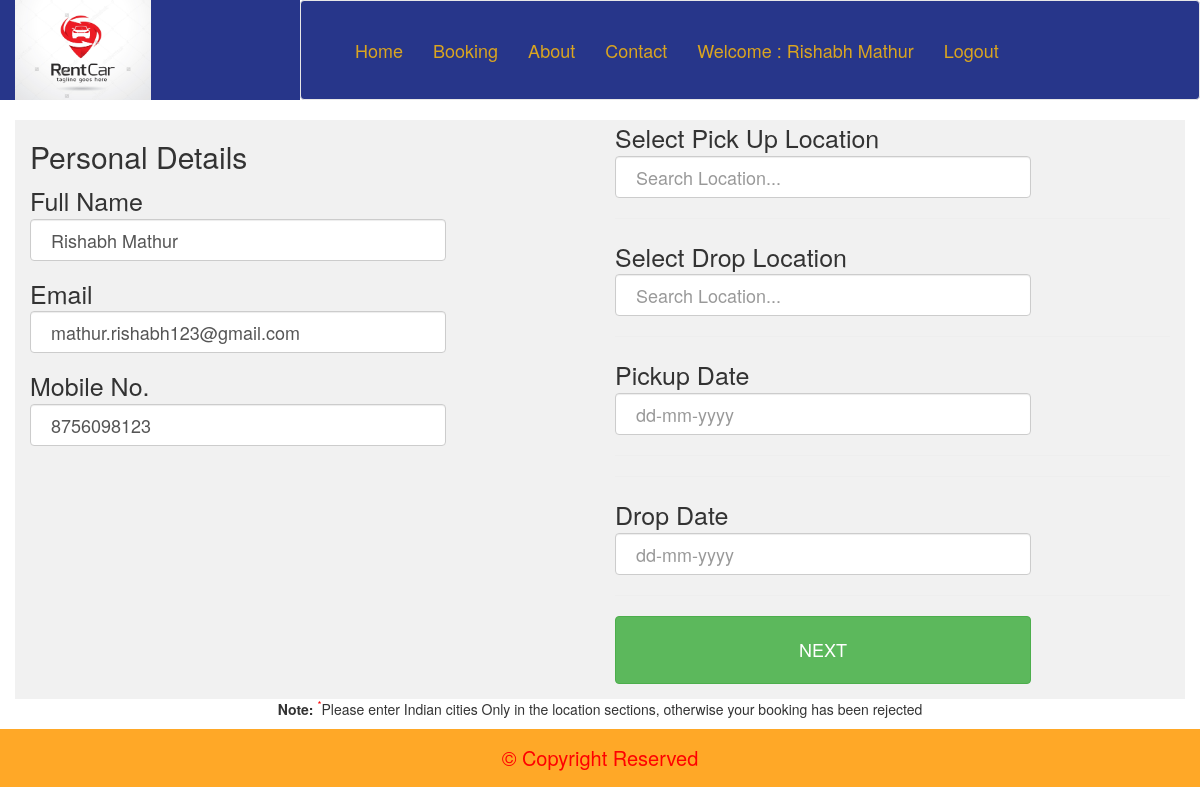
Page /pickup_time.php (signed in) on the committed database.
### tables this page shows
CREATE TABLE IF NOT EXISTS `userdetails` (
  `id` int(20) NOT NULL AUTO_INCREMENT,
  `name` varchar(255) NOT NULL,
  `email` varchar(255) NOT NULL,
  `mobile` bigint(15) NOT NULL,
  `password` varchar(255) NOT NULL,
  PRIMARY KEY (`id`)
);

### pickup_time.php (the view, shortened to what this page needs)
<?php
    include('header.php');
    include('connect.php');
    if(isset($_SESSION['user'])){
?><body onload="document.details.address.focus();">
   <div class="container">
       <div class="row"><form action="" method="post" name="details" autocomplete="off">
       <?php
            $sqli = "select * from userdetails where email = '".$_SESSION['user']."'";
            $run = mysqli_query($conn, $sqli);
            while ($data = mysqli_fetch_array($run)){
        ?>
       <div class="col-md-6 column">
                      <h2>Personal Details</h2>
               <div class="form-group">
                   <lable>Full Name </lable>
                   <input type="text" class="form-control" name="name" value="<?php echo $data['name']; ?>" required="">
               </div>
               <div class="form-group">
                   <lable>Email </lable>
                   <input type="email" class="form-control" name="email" value="<?php echo $data['email']; ?>" required="">
               </div>
               <div class="form-group">
                   <lable>Mobile No. </lable>
                   <input type="text" class="form-control" name="mobile" value="<?php echo $data['mobile']; ?>" required="">
               </div>
           </div>
           <?php  } ?>
           <div class="col-md-6">
        <div class="form-group">
           <lable>Select Pick Up Location</lable>
            <input type="text" class="form-control" placeholder="Search Location..." name="address" id="search_address" required="">
        </div>
        <hr>
        <div class="form-group">
            <lable>Select Drop Location</lable>
            <input type="text" class="form-control" placeholder="Search Location..." name="Drop_location" id="search_address" required="">
        </div><hr>
        <div class="form-group">
            <lable>Pickup Date</lable>
            <input type="text" class="form-control" name="pick_date" required="" id="date" placeholder="dd-mm-yyyy">
        </div>
        <hr>
        <hr>
        <div class="form-group">
            <lable>Drop Date</lable>
            <input type="text" class="form-control" name="drop_date" required="" id="date1" placeholder="dd-mm-yyyy">
        </div>
        <hr>
        <div class="form-group">
            <input type="submit" class="btn btn-success" value="NEXT" name="submit">
        </div>
           </div>
           </form>
    </div>
</div>
        <center><p><b>Note: </b><sup style="color: red;">*</sup>Please enter Indian cities Only in the location sections, otherwise your booking has been rejected</p></center>
        </body>
<?php
    include('footer.php');
    }
else{
    echo "<script>
            alert('Please login First');
            window.location.href = 'UserSignIn.php';
        </script>";
}
?>

### header.php (shortened to what this page needs)
  <html>
   <head>
     <link rel="stylesheet" href="https://use.fontawesome.com/releases/v5.8.2/css/all.css">
  <link rel="stylesheet" href="https://maxcdn.bootstrapcdn.com/bootstrap/3.3.7/css/bootstrap.min.css">
       <link rel="stylesheet" type="text/css" href="https://cdnjs.cloudflare.com/ajax/libs/animate.css/3.7.0/animate.min.css">
       <link rel="stylesheet" href="jquery-ui-1.12.1/jquery-ui.css">
       <link rel="stylesheet" href="jquery-ui-1.12.1/jquery-ui.structure.css">
       <link rel="stylesheet" href="jquery-ui-1.12.1/jquery-ui.theme.css">
<link rel="stylesheet" href="style.css">
   </head>
   <body>
        <div class="container-fluid">
           <div class="row">
               <div class="col-md-3 logo">
                   <a href="index.php"><img src="Images/logo.png" alt="" height="100px" ></a>
               </div>
               <div class="col-md-9"  style="padding: 0px; border: none; outline: none;">
                   <nav class="navbar navbar-default navigation">
                           <div class="navbar-collapse collapse" id="navb">
                           <ul class="nav navbar-nav navbar-left lists">
                               <li><a href="index.php" >Home </a></li>
                               <li><a href="pickup_time.php">Booking</a></li>
                               <li><a href="about.php" >About</a></li>
                               <li><a href="#" >Contact</a></li>
                                <?php
                               if(isset($_SESSION['user']))
                               {
                                   include('connect.php');
                                   $sql = "select * from userdetails where email = '".$_SESSION['user']."'";
                                   $res = mysqli_query($conn, $sql);
                                   $data = mysqli_fetch_array($res);
                                   ?>
                                   <li><a href="user_profile.php?id=<?php echo $data['id']; ?>">Welcome : <?php echo $data['name']; ?></a></li>
                                    <li><a href="logout.php">Logout</a></li>
                                   <?php
                               }
                               else
                               {
                                   ?>
                                   <li><a href="UserSignIn.php">SignIn</a></li>
                                   <?php
                               }
                       ?>
                           </ul>
                       </div>
                   </nav>
               </div>
           </div>
       </div>

### style.css (style rules this page uses)
body { margin: 0px; padding: 0px; }
.navigation { background-color: #27368a; padding: 24px; }
.navigation .lists li a { color: goldenrod; font-size: 18px; }
.logo { background-color: #27368a; }

### pickup_time.php (style rules this page uses)
lable { font-size: 25px; }
.form-group input { padding: 20px; font-size: 18px; width: 75%; }
.container { background-color: #f1f1f1; }

### rows in the picture
userdetails: name "Rishabh Mathur", email "mathur.rishabh123@gmail.com", mobile "8756098123"
